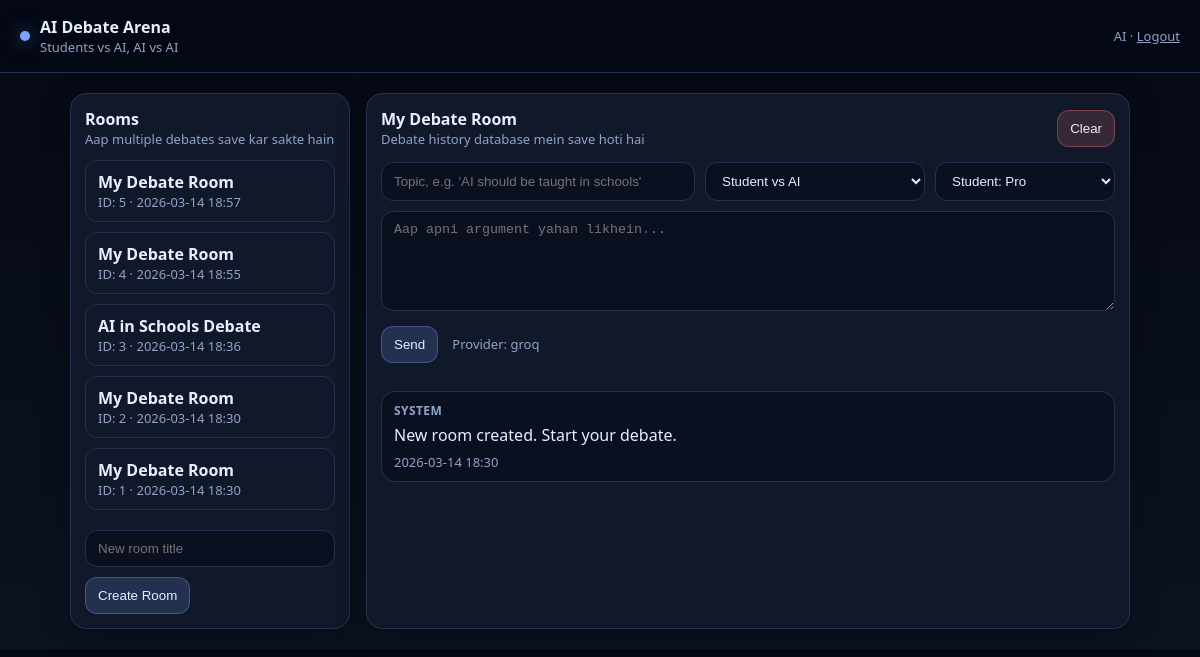
The page /r/2/ (signed in) on the database its author committed.
### debate/models.py (models this page shows, shortened)
class DebateRoom(models.Model):
    owner = models.ForeignKey(settings.AUTH_USER_MODEL, on_delete=models.CASCADE, related_name="debate_rooms")
    title = models.CharField(max_length=120, default="My Debate Room")
    created_at = models.DateTimeField(auto_now_add=True)

class DebateMessage(models.Model):
    ROLE_CHOICES = [
        ("student", "Student"),
        ("pro", "Pro Agent"),
        ("con", "Con Agent"),
        ("judge", "Judge Agent"),
        ("system", "System"),
    ]
    room = models.ForeignKey(DebateRoom, on_delete=models.CASCADE, related_name="messages")
    role = models.CharField(max_length=20, choices=ROLE_CHOICES)
    content = models.TextField()
    created_at = models.DateTimeField(auto_now_add=True)
    class Meta:
        ordering = ["created_at"]

### debate/views.py (the view, shortened to what this page needs)
# urls.py: path("r/<int:room_id>/", views.room, name="room"),
@login_required
def room(request, room_id):
    room = get_object_or_404(DebateRoom, id=room_id, owner=request.user)
    rooms = DebateRoom.objects.filter(owner=request.user).order_by("-created_at")
    return render(request, "debate/arena.html", {"room": room, "rooms": rooms,
                                                 "ai_provider": getattr(settings, "AI_PROVIDER","groq"),
                                                 "groq_model": getattr(settings, "GROQ_MODEL","openai/gpt-oss-20b"),
                                                 "openai_model": getattr(settings,"OPENAI_MODEL","gpt-5"),})

### debate/templates/debate/arena.html (shortened to what this page needs)
{% extends "base.html" %}
{% block content %}
<div class="grid">
  <div class="card">
    <div style="display:flex;justify-content:space-between;align-items:center;gap:10px">
      <div>
        <div style="font-weight:800">Rooms</div>
        <div class="muted">Aap multiple debates save kar sakte hain</div>
      </div>
    </div>
    <div style="height:12px"></div>
    {% for r in rooms %}
      <a class="roomlink" href="{% url 'room' r.id %}">
        <div style="font-weight:700">{{ r.title }}</div>
        <div class="muted">ID: {{ r.id }} · {{ r.created_at|date:"Y-m-d H:i" }}</div>
      </a>
    {% empty %}
      <div class="muted">No rooms yet.</div>
    {% endfor %}
    <div style="height:10px"></div>
    <form method="post">
      <input class="inp" name="title" placeholder="New room title">
      <div style="height:10px"></div>
      <button class="btn primary" type="submit">Create Room</button>
    </form>
  </div>
  <div class="card">
    <div style="display:flex;justify-content:space-between;align-items:center;gap:10px">
      <div>
        <div style="font-weight:800">{{ room.title }}</div>
        <div class="muted">Debate history database mein save hoti hai</div>
      </div>
      <form method="post" action="{% url 'clear_room' room.id %}" style="margin:0">{% csrf_token %}<button class="btn danger" type="submit">Clear</button></form>
    </div>
    <div style="height:14px"></div>
    <form method="post">
      <div style="display:grid;grid-template-columns:1fr 220px 180px;gap:10px">
        <input class="inp" name="topic" placeholder="Topic, e.g. 'AI should be taught in schools'" required>
        <select class="sel" name="mode">
          <option value="student_vs_ai">Student vs AI</option>
        </select>
        <select class="sel" name="student_side">
          <option value="pro">Student: Pro</option>
        </select>
      </div>
      <div style="height:10px"></div>
      <textarea class="ta" name="text" placeholder="Aap apni argument yahan likhein..." required></textarea>
      <div style="height:10px"></div>
      <button class="btn primary" type="submit">Send</button>
      <span class="muted" style="margin-left:10px">Provider: {{ ai_provider }}</span>
    </form>
    <div style="height:18px"></div>
    {% for m in room.messages.all %}
      <div class="msg">
        <div class="role">{{ m.get_role_display }}</div>
        <div class="content">{{ m.content }}</div>
        <div class="muted" style="margin-top:6px">{{ m.created_at|date:"Y-m-d H:i" }}</div>
      </div>
    {% endfor %}
  </div>
</div>
{% endblock %}

### debate/templates/base.html (shortened to what this page needs)
<!doctype html>
<html lang="en">
<head>
</head>
<body>
  <div class="top">
    <div class="brand">
      <div class="dot"></div>
      <div>
        <div style="font-weight:800">AI Debate Arena</div>
        <div class="muted">Students vs AI, AI vs AI</div>
      </div>
    </div>
    <div class="muted">
      {% if user.is_authenticated %}
        {{ user.username }} ·
        <form class="inline-form" method="post" action="{% url 'logout' %}">
          <button class="link-btn" type="submit">Logout</button>
        </form>
      {% endif %}
    </div>
  </div>
  <div class="wrap">
    {% block content %}{% endblock %}
  </div>
</body>
</html>

### debate/templates/base.html (style rules this page uses)
:root { --bg:#0b1220;--card:#121a2b;--muted:#91a4c7;--text:#e7eeff;--line:#24314f;--accent:#7aa2ff;--danger:#ff7a7a }
* { box-sizing:border-box }
body { margin:0;font-family:ui-sans-serif,system-ui,-apple-system,Segoe UI,Roboto,Arial;background:linear-gradient(180deg,#050914,#0b1220);color:var(--text) }
a { color:inherit;text-decoration:none }
.top { display:flex;align-items:center;justify-content:space-between;padding:16px 20px;border-bottom:1px solid var(--line);position:sticky;top:0;background:rgba(5,9,20,.85);backdrop-filter:blur(10px) }
.brand { display:flex;gap:10px;align-items:center }
.dot { width:10px;height:10px;border-radius:999px;background:var(--accent);box-shadow:0 0 18px rgba(122,162,255,.6) }
.wrap { max-width:1100px;margin:0 auto;padding:20px }
.grid { display:grid;grid-template-columns:280px 1fr;gap:16px }
.card { background:rgba(18,26,43,.92);border:1px solid var(--line);border-radius:16px;padding:14px;box-shadow:0 10px 30px rgba(0,0,0,.25) }
.muted { color:var(--muted);font-size:13px }
.btn { border:1px solid var(--line);background:transparent;color:var(--text);padding:10px 12px;border-radius:12px;cursor:pointer }
.btn.primary { background:rgba(122,162,255,.18);border-color:rgba(122,162,255,.35) }
.btn.danger { background:rgba(255,122,122,.16);border-color:rgba(255,122,122,.35) }
.inp, .sel, .ta { width:100%;background:#0a1020;color:var(--text);border:1px solid var(--line);border-radius:12px;padding:10px 12px }
.ta { min-height:100px;resize:vertical }
.msg { padding:10px 12px;border:1px solid var(--line);border-radius:14px;background:#0a1020;margin:10px 0 }
.msg .role { font-weight:700;font-size:12px;letter-spacing:.4px;text-transform:uppercase;color:var(--muted) }
.msg .content { white-space:pre-wrap;margin-top:6px;line-height:1.35 }
.roomlink { display:block;padding:10px 12px;border-radius:12px;border:1px solid var(--line);margin-bottom:10px }
.inline-form { display:inline }
.link-btn { background:none;border:0;padding:0;color:inherit;cursor:pointer;font:inherit;text-decoration:underline }

### rows shown on the page
DebateRoom: title "My Debate Room", id "5", created_at "2026-03-14 18:57"
DebateRoom: title "My Debate Room", id "4", created_at "2026-03-14 18:55"
DebateRoom: title "AI in Schools Debate", id "3", created_at "2026-03-14 18:36"
DebateRoom: title "My Debate Room", id "2", created_at "2026-03-14 18:30"
DebateRoom: title "My Debate Room", id "1", created_at "2026-03-14 18:30"
DebateMessage: role "SYSTEM", content "New room created. Start your debate.", created_at "2026-03-14 18:30"

### other values the page prints
{{ user.username }} "AI"
{{ ai_provider }} "groq"
